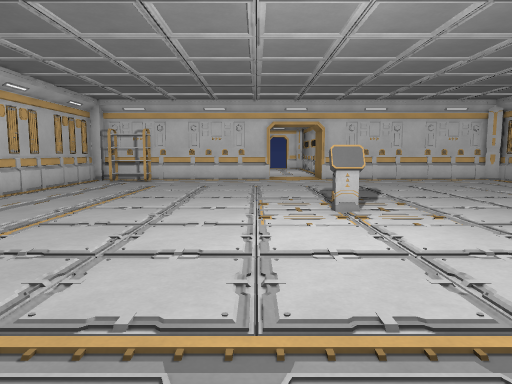
[1] (above)

13 first-person views from a walk through a Godot game level. The camera is 1.3 m above the floor, tilts 6° down and sees 70° across. The floor is counted in squares, 1 m on a side. Each view is taken from the middle of a square. On the plan, view 1 faces up. The plan holds only what a view shows up to about 15 squares ahead; the rest is blank. The place goes on beyond the plan. Door leaves are left out where a doorway can be walked through.

[2]
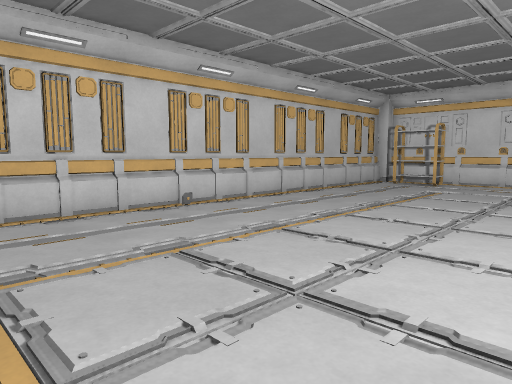

[3]
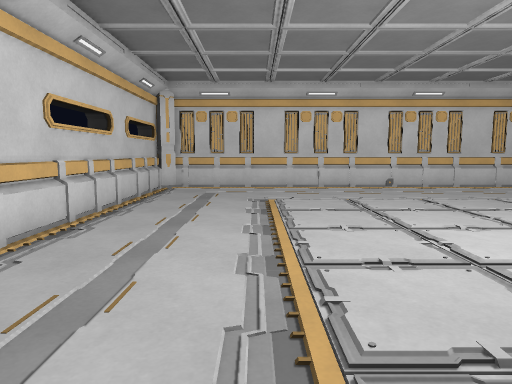

[4]
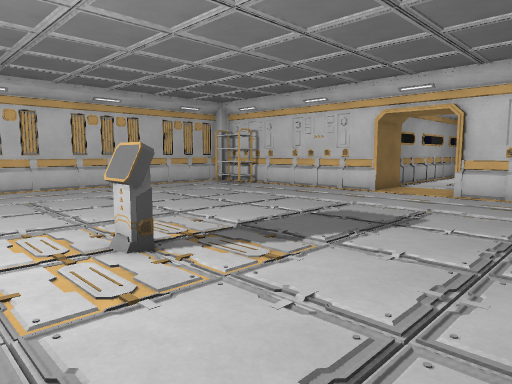

[5]
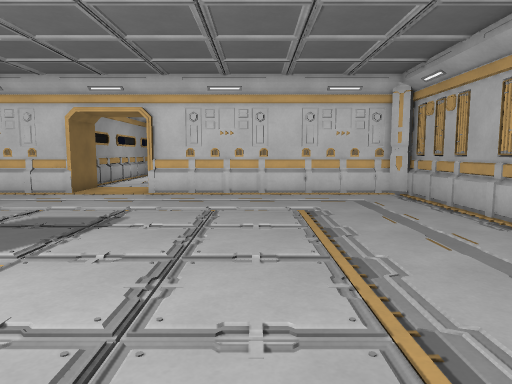

[6]
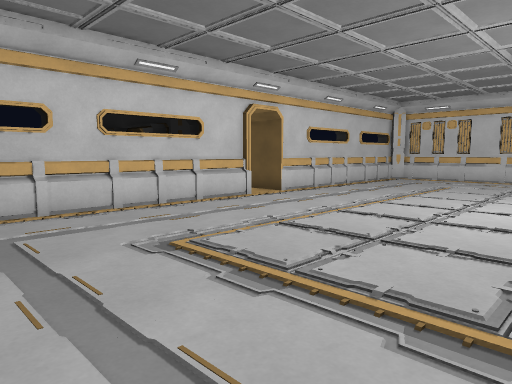

[7]
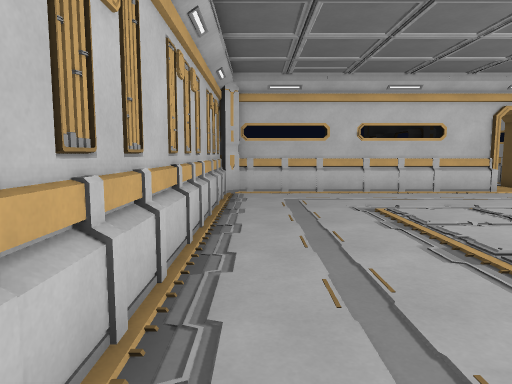

[8]
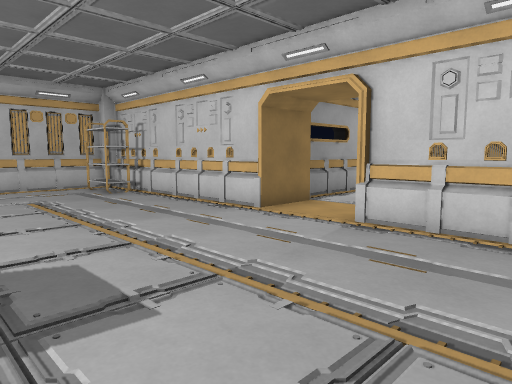

[9]
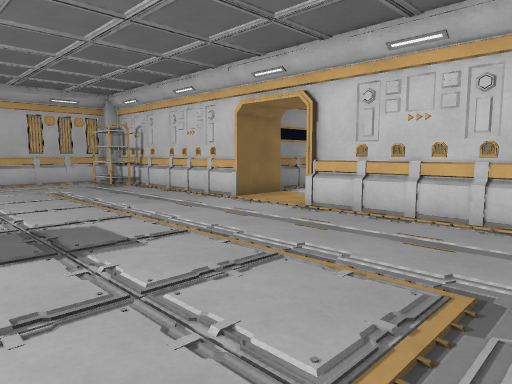

[10]
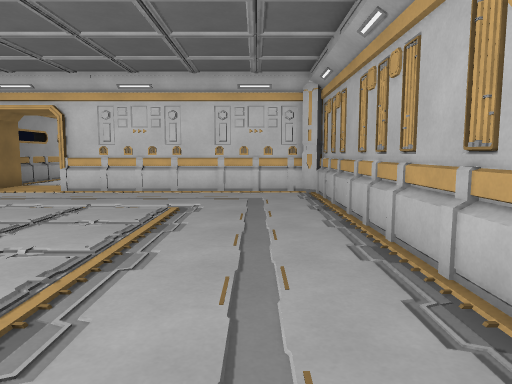

[11]
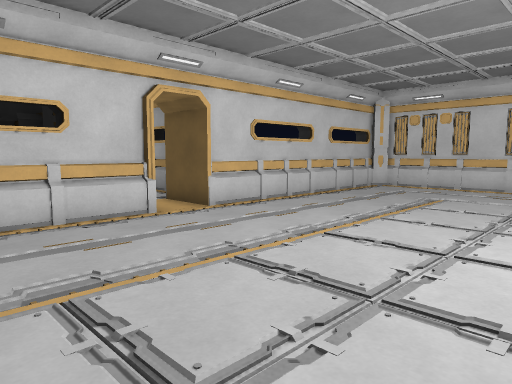

[12]
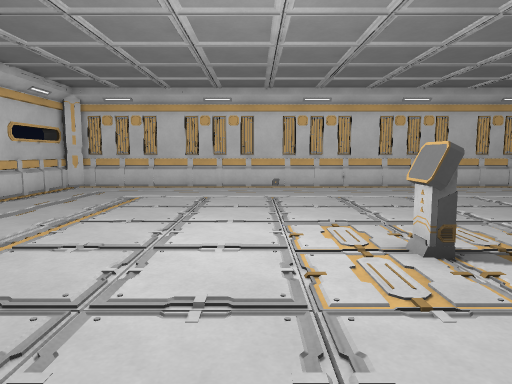

[13]
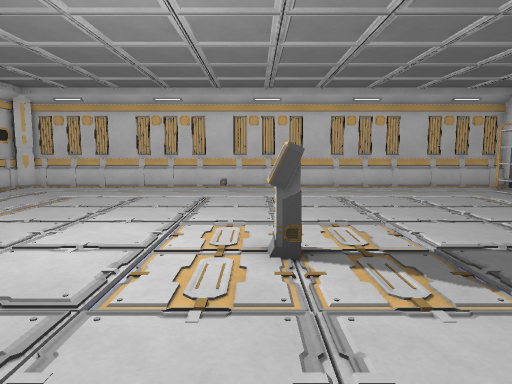

### Floor plan
Points are (right, up) in squares from view 1. A wall is a line through its corners. A room is listed if a view was taken in it or the views show most of it. See-through windows are left out.
Room 1 (views 1, 2, 3, 4, 5, 6, 7, 8, 9, 10, 11, 12, 13)
walls: (0.6, 18.7) (-7.6, 18.7); (-8.1, 8.7) (-8.2, 8.3); (-8.1, 9.8) (-8.3, 9.4); (12.2, 9.4) (12.4, 9.9); (12.1, 7.1) (12.3, 7.6); (-8.3, 8.7) (-8.1, 8.3); (12.3, 9.4) (12.1, 9.9); (-8.1, 11.6) (-8.3, 11.1); (2.6, -1.5) (11.6, -1.5); (2.8, -1.7) (11.6, -1.7); (-8.3, 5.9) (-8.1, 5.4); (-8.1, 4.7) (-8.3, 4.2); (-8.1, 13.9) (-8.3, 13.4); (-8.2, 3.6) (-8.1, 3.2); (-8.2, 3.6) (-8.3, 3.2); (0.7, 20.6) (0.7, 18.5) (-7.8, 18.5); (12.4, 15.1) (12.2, 15.6); (-8.1, 1.8) (-8.3, 1.4); (12.2, 1.5) (12.2, 17.4); (-8.3, 0.8) (-8.1, 0.3); (12.2, 0.6) (12.2, 1.1); (11.5, 18.5) (3.2, 18.5); (11.5, 18.7) (3.4, 18.7); (-8, 18.2) (-8, -0.5); (-8.2, 18.3) (-8.2, -0.5); (-7.4, -1.5) (1.3, -1.5); (12, -1.2) (12, 17.5); (-7.5, -1.7) (1.2, -1.7)
ways out: open door at (2, 20)
objects: column (-8, -2) to (-8, -1); shelf (-7, 17) to (-5, 18); computer (2, 8) to (2, 9); column (12, 18) to (12, 19)

Where each view was taken, in squares from view 1:
view 1: 0 up, 0 right, facing up
view 2: 2 up, 0 right, facing up-left
view 3: 2 up, 6 right, facing left
view 4: 6 up, 7 right, facing up-left
view 5: 6 up, 7 right, facing up
view 6: 7 up, 11 right, facing down-left
view 7: 11 up, 11 right, facing down
view 8: 12 up, 7 right, facing up-left
view 9: 11 up, 9 right, facing up-left
view 10: 6 up, 10 right, facing up
view 11: 6 up, 7 right, facing down-left
view 12: 6 up, 7 right, facing left
view 13: 8 up, 7 right, facing left
